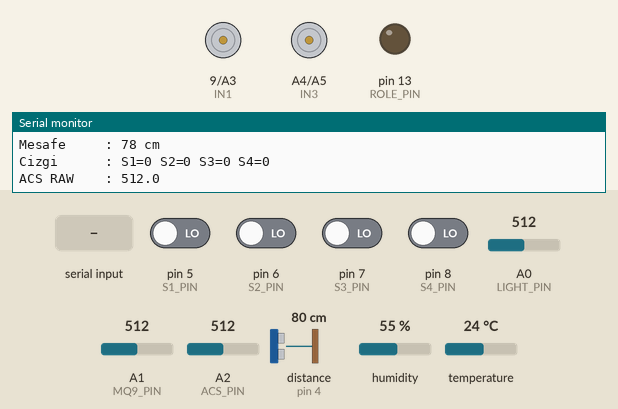
Bench run of a sketch on a simulated Arduino Uno, built with avr-gcc and run on an emulated ATmega328P. On the bench: motor-driver pin pairs drawn as motors (green arrow = first pin HIGH = forward, orange = second pin HIGH = backward, longer = more drive), output pins drawn as LEDs (lit = HIGH), the last lines printed to the serial monitor. Wiring (inferred from the names in the program): ultrasonic range finder: trigger pin 3; echo pin 4. The inputs (shaded band) are chosen by the test bench; at power-on: pin 5 (S1_PIN), pin 6 (S2_PIN), pin 7 (S3_PIN), pin 8 (S4_PIN) LOW, distance to the obstacle (sensor on pin 4) 80 cm, A0 (LIGHT_PIN) = 512, A1 (MQ9_PIN) = 512, A2 (ACS_PIN) = 512, humidity 55 %, temperature 24 °C. The echo pulse lasts 58.3 µs per cm; pins used as bus, display or sensor lines are not drawn.

Above: at 2.4 s.
2.5 s: "A\n" received over Serial
At 3.7 s:
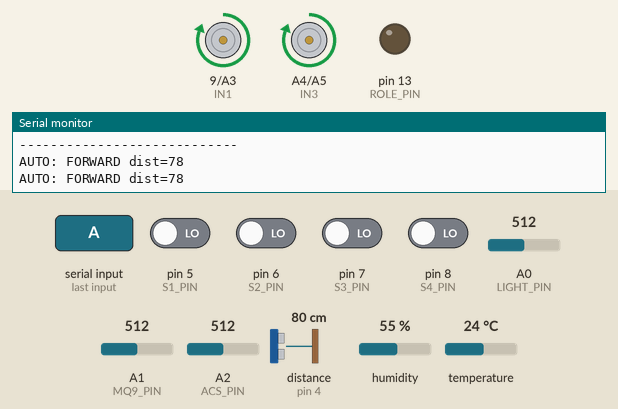
4.0 s: distance to the obstacle (sensor on pin 4) set to 23 cm
5.9 s: distance to the obstacle (sensor on pin 4) set to 18 cm
At 6.8 s:
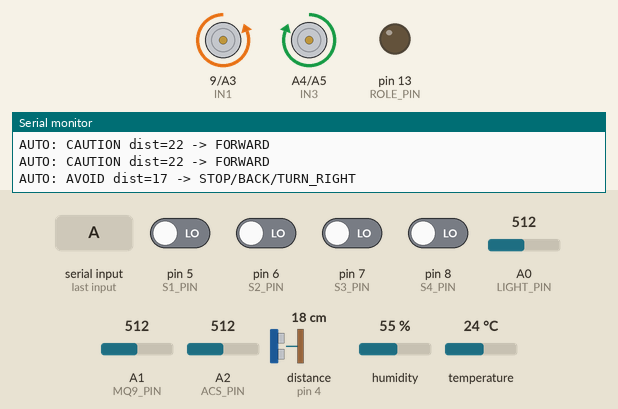
9.4 s: byte 82 ('R') received over Serial
16.4 s: "m\n" received over the second serial link
At 17.4 s:
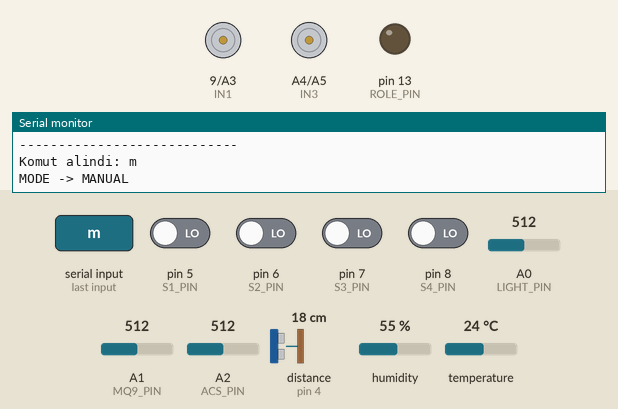
Timing chart, 0 to 19.4 s (numbered marks = the images above; inputs shaded):
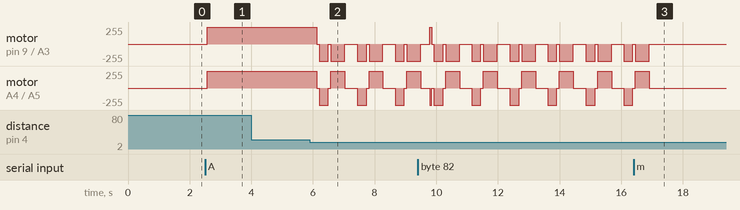

The sketch:

arduino_auto_mode_code.ino
```cpp
#include <DHT.h>
#include <SoftwareSerial.h>

// Sensör verisini terminale basalım mı?
// 1 = EVET (sürekli akar), 0 = HAYIR (sadece komut var)
#define ENABLE_SENSOR_STREAM 1

// ================= AUTO MODE AYARLARI =================
#define ENABLE_AUTO_DRIVE 1   // 0 = sadece karar yaz (motor sürme), 1 = motor sür

enum Mode { MANUAL, AUTO, PAUSE };
Mode mode = MANUAL;

const int  MIN_DIST_CM   = 20;   // Engel eşiği (cm)
const int  AUTO_TICK_MS  = 200;  // Auto karar periyodu (ms)
unsigned long lastAutoTick = 0;


/*
  PIN PLANI (GÜNCEL)
  ------------------

  DHT11 Isı & Nem Sensörü
    DATA -> D2

  Ultrasonik HC-SR04 (hareket / mesafe sensörü)
    TRIG -> D3
    ECHO -> D4
    VCC  -> 5V
    GND  -> GND

  4'lü Çizgi Sensörü
    S1   -> D5
    S2   -> D6
    S3   -> D7
    S4   -> D8
    VCC  -> 5V
    GND  -> GND

  Işık Sensörü (MH Sensor Series, 4 pin: AO, DO, GND, VCC)
    AO   -> A0
    DO   -> Kullanılmıyor
    VCC  -> 5V
    GND  -> GND

  MQ-9 Duman / Gaz Sensörü
    AO   -> A1
    VCC  -> 5V
    GND  -> GND

  ACS712 Akım Sensörü
    OUT  -> A2
    VCC  -> 5V
    GND  -> GND

  Bluetooth HC-05
    TX   -> D10  (Arduino RX)
    RX   -> D11  (Arduino TX) [gerekirse 1K dirençle]
    VCC  -> 5V
    GND  -> GND

  Röle + Buzzer
    Röle IN  -> D12
    Röle VCC -> 5V
    Röle GND -> GND

    Buzzer + -> Röle NO
    Buzzer - -> GND
    Röle COM -> 5V

  L298N Motor Sürücü
    IN1 -> D9   (Sağ motor)
    IN2 -> A3   (Sağ motor)
    IN3 -> A4   (Sol motor)
    IN4 -> A5   (Sol motor)

    OUT1-OUT2 -> Sağ motor uçları
    OUT3-OUT4 -> Sol motor uçları

    +12V -> Pil + (9-12V)
    GND  -> Pil GND
    Arduino GND -> Pil GND (ORTAK GND ŞART)
*/

// ================= DHT11 =================
#define DHTPIN 2
#define DHTTYPE DHT11
DHT dht(DHTPIN, DHTTYPE);

// ================= SENSOR PINLERI =================
const int TRIG_PIN   = 3;   // HC-SR04 TRIG
const int ECHO_PIN   = 4;   // HC-SR04 ECHO

const int S1_PIN     = 5;   // Çizgi sensörü
const int S2_PIN     = 6;
const int S3_PIN     = 7;
const int S4_PIN     = 8;

const int LIGHT_PIN  = A0;  // Işık sensörü AO
const int MQ9_PIN    = A1;  // Duman sensörü AO
const int ACS_PIN    = A2;  // ACS712 OUT

// ================= ROLE / DEBUG LED =================
const int ROLE_PIN   = 13;          // Röle
const int LED_DBG    = LED_BUILTIN; // D13 onboard LED

// ================= MOTOR PINLERI (L298N) =================
const int IN1 = 9;    // Sağ motor
const int IN2 = A3;   // Sağ motor
const int IN3 = A4;   // Sol motor
const int IN4 = A5;   // Sol motor

// ================= BLUETOOTH (HC-05) =================
const int BT_RX_PIN = 10; // Arduino RX  (HC-05 TX)
const int BT_TX_PIN = 11; // Arduino TX  (HC-05 RX)
SoftwareSerial BTSerial(BT_RX_PIN, BT_TX_PIN);

// ================= ACS712 ayarlari =================
const float ACS_OFFSET      = 2.5;
const float ACS_SENSITIVITY = 0.185;
const int   ACS_SAMPLES     = 30;

// ================= SENSOR PERIYODU =================
unsigned long lastSensorTime   = 0;
const unsigned long SENSOR_PERIOD = 1000;

// --------------------------------------------------------------------
// ORTAK CIKTI FONKSIYONU
// --------------------------------------------------------------------
void sendLine(const String &s) {
  Serial.println(s);
  BTSerial.println(s);
}

// --------------------------------------------------------------------
// AKIM OKUMA (ACS712)
// --------------------------------------------------------------------
float readCurrentACS712(float *rawOut) {
  long total = 0;
  for (int i = 0; i < ACS_SAMPLES; i++) {
    total += analogRead(ACS_PIN);
    delayMicroseconds(200);
  }

  float avg = (float)total / ACS_SAMPLES;
  if (rawOut != NULL) {
    *rawOut = avg;
  }

  float voltage = avg * (5.0 / 1023.0);
  float diff    = voltage - ACS_OFFSET;
  float current = diff / ACS_SENSITIVITY;
  if (current < 0) current = -current;

  return current;
}

// --------------------------------------------------------------------
// ULTRASONIK MESAFE OKUMA (HC-SR04) [cm olarak]
// --------------------------------------------------------------------
long readDistanceCm() {
  // TRIG'e kısa bir puls verelim
  digitalWrite(TRIG_PIN, LOW);
  delayMicroseconds(2);
  digitalWrite(TRIG_PIN, HIGH);
  delayMicroseconds(10);
  digitalWrite(TRIG_PIN, LOW);

  // ECHO'dan süreyi ölç
  long duration = pulseIn(ECHO_PIN, HIGH, 30000UL); // 30ms timeout

  if (duration == 0) {
    return -1; // ölçüm yok
  }

  long distance = duration * 0.034 / 2; // ses hızı yaklaşık 0.034 cm/us
  return distance;
}
// --------------------------------------------------------------------
// AUTO MODE TICK (Karar motoru)
// --------------------------------------------------------------------
void autoTick() {
  long d = readDistanceCm();

  if (d < 0) {
    sendLine("AUTO: NO_DISTANCE -> STOP");
#if ENABLE_AUTO_DRIVE
    stopMotors();
#endif
    return;
  }

  if (d > MIN_DIST_CM + 15) {
    sendLine("AUTO: FORWARD dist=" + String(d));
#if ENABLE_AUTO_DRIVE
    forward();
#endif
  } else if (d >= MIN_DIST_CM) {
    sendLine("AUTO: CAUTION dist=" + String(d) + " -> FORWARD");
#if ENABLE_AUTO_DRIVE
    forward();
#endif
  } else {
    sendLine("AUTO: AVOID dist=" + String(d) + " -> STOP/BACK/TURN_RIGHT");
#if ENABLE_AUTO_DRIVE
    stopMotors();
    delay(80);
    backward();
    delay(300);
    stopMotors();
    delay(80);
    turnRight();
    delay(450);   // 90 dereceyi sonra kalibre edeceğiz
    stopMotors();
#endif
  }
}
// --------------------------------------------------------------------
// MOTOR FONKSIYONLARI
// --------------------------------------------------------------------
void stopMotors() {
  digitalWrite(IN1, LOW);
  digitalWrite(IN2, LOW);
  digitalWrite(IN3, LOW);
  digitalWrite(IN4, LOW);
}

void forward() {
  digitalWrite(IN1, HIGH);
  digitalWrite(IN2, LOW);
  digitalWrite(IN3, HIGH);
  digitalWrite(IN4, LOW);
}

void backward() {
  digitalWrite(IN1, LOW);
  digitalWrite(IN2, HIGH);
  digitalWrite(IN3, LOW);
  digitalWrite(IN4, HIGH);
}

void turnLeft() {
  // Sağ motor ileri, sol motor geri
  digitalWrite(IN1, HIGH);
  digitalWrite(IN2, LOW);
  digitalWrite(IN3, LOW);
  digitalWrite(IN4, HIGH);
}

void turnRight() {
  // Sağ motor geri, sol motor ileri
  digitalWrite(IN1, LOW);
  digitalWrite(IN2, HIGH);
  digitalWrite(IN3, HIGH);
  digitalWrite(IN4, LOW);
}

// --------------------------------------------------------------------
// ALARM (RÖLE + BUZZER)
// --------------------------------------------------------------------
void alarmOn() {
  digitalWrite(ROLE_PIN, HIGH);
}

void alarmOff() {
  digitalWrite(ROLE_PIN, LOW);
}

// --------------------------------------------------------------------
// KOMUT ISLEME (Hem BT, hem PC buraya düşer)
// --------------------------------------------------------------------
void handleCommand(char c) {
  // Enter / newline vs. gelirse ignore
  if (c == '\r' || c == '\n') return;

  String info = "Komut alindi: ";
  info += c;
  sendLine(info);
    // ====== MODE KOMUTLARI ======
  if (c == 'A' || c == 'a') {
    mode = AUTO;
    sendLine("MODE -> AUTO");
    return;
  }
  if (c == 'M' || c == 'm') {
    mode = MANUAL;
    sendLine("MODE -> MANUAL");
    return;
  }
  if (c == 'P' || c == 'p') {
    mode = PAUSE;
    stopMotors();
    sendLine("MODE -> PAUSE (STOP)");
    return;
  }


  // Debug LED ping
  //digitalWrite(LED_DBG, HIGH);
  //delay(50);
  //digitalWrite(LED_DBG, LOW);

  switch (c) {
    case 'F':
    case 'f':
      forward();
      break;

    case 'B':
    case 'b':
      backward();
      break;

    case 'R':
    case 'r':
      turnLeft();
      break;

    case 'L':
    case 'l':
      turnRight();
      break;

    case 'S':
    case 's':
      stopMotors();
      break;

    case 'Q':
    case 'q':
      alarmOn();
      break;

    case 'H':
    case 'h':
      alarmOff();
      break;

    default:
      sendLine("Bilinmeyen komut.");
      break;
  }
}

// --------------------------------------------------------------------
// SENSORLERI OKU VE YOLLA
// --------------------------------------------------------------------
void readAndSendSensors() {
#if ENABLE_SENSOR_STREAM
  // DHT11
  float temperature = dht.readTemperature();
  float humidity    = dht.readHumidity();
  if (isnan(temperature)) temperature = -1;
  if (isnan(humidity))    humidity = -1;

  // Işık
  int lightRaw = analogRead(LIGHT_PIN);

  // Duman / Gaz (MQ-9)
  int mq9Raw   = analogRead(MQ9_PIN);

  // Ultrasonik mesafe
  long distance = readDistanceCm();

  // Çizgi sensörleri
  int s1 = digitalRead(S1_PIN);
  int s2 = digitalRead(S2_PIN);
  int s3 = digitalRead(S3_PIN);
  int s4 = digitalRead(S4_PIN);

  // Akım
  float acsRaw;
  float current = readCurrentACS712(&acsRaw);

  sendLine("===== SENSOR VERILERI =====");
  sendLine("Sicaklik   : " + String(temperature, 1) + " C");
  sendLine("Nem        : " + String(humidity, 1)    + " %");
  sendLine("Isik (A0)  : " + String(lightRaw));
  sendLine("Gaz (MQ9)  : " + String(mq9Raw));

  if (distance >= 0) {
    sendLine("Mesafe     : " + String(distance) + " cm");
  } else {
    sendLine("Mesafe     : OLÇÜM YOK");
  }

  String lineStr = "Cizgi      : S1=" + String(s1) +
                   " S2=" + String(s2) +
                   " S3=" + String(s3) +
                   " S4=" + String(s4);
  sendLine(lineStr);

  sendLine("ACS RAW    : " + String(acsRaw, 1));
  sendLine("Akim       : " + String(current, 3) + " A");
  sendLine("----------------------------");
  sendLine("");
#endif
}

// --------------------------------------------------------------------
// SETUP
// --------------------------------------------------------------------
void setup() {
  pinMode(LED_DBG, OUTPUT);
  digitalWrite(LED_DBG, LOW);

  Serial.begin(9600);
  BTSerial.begin(9600);
  dht.begin();

  // Ultrasonik
  pinMode(TRIG_PIN, OUTPUT);
  pinMode(ECHO_PIN, INPUT);

  // Çizgi sensörleri
  pinMode(S1_PIN, INPUT);
  pinMode(S2_PIN, INPUT);
  pinMode(S3_PIN, INPUT);
  pinMode(S4_PIN, INPUT);

  // Röle
  pinMode(ROLE_PIN, OUTPUT);
  alarmOff();

  // Motor pinleri
  pinMode(IN1, OUTPUT);
  pinMode(IN2, OUTPUT);
  pinMode(IN3, OUTPUT);
  pinMode(IN4, OUTPUT);
  stopMotors();

  delay(1000);
  sendLine("FINAL ARABA SISTEMI BASLADI (YENI PIN PLANI)");
  sendLine("Komutlar (PC veya Bluetooth):");
  sendLine("F,B,L,R,S  -> Hareket");
  sendLine("H          -> Alarm ON");
  sendLine("Q          -> Alarm OFF");
  sendLine("---------------------------------------------");
}

// --------------------------------------------------------------------
// LOOP
// --------------------------------------------------------------------
void loop() {
  unsigned long now = millis();

  // 1) Sensör verileri
  if (ENABLE_SENSOR_STREAM) {
    if (now - lastSensorTime >= SENSOR_PERIOD) {
      readAndSendSensors();
      lastSensorTime = now;
    }
  }

  // 2) Bluetooth'tan gelen komutlar
  if (BTSerial.available()) {
    char c = BTSerial.read();
    handleCommand(c);
  }

  // 3) PC (USB - Tera Term) üzerinden gelen komutlar
  if (Serial.available()) {
    char c = Serial.read();
    handleCommand(c);
  }
    // 4) AUTO MODE çalıştırma
  if (mode == AUTO) {
    unsigned long now2 = millis();
    if (now2 - lastAutoTick >= AUTO_TICK_MS) {
      autoTick();
      lastAutoTick = now2;
    }
  } else if (mode == PAUSE) {
    // Güvenlik: sürekli stop
    stopMotors();
  }

}
```

Measured:
- the behaviour switches between 21 and 20 cm on distance to the obstacle (sensor on pin 4) (found by bisection; images 1 and 2)
- after the input at 2.5 s, motor on pin 9 (IN1) / A3 (IN2), motor on A4 (IN3) / A5 (IN4): stopped → forward 255/255 after 0.06 s
- after the input at 16.4 s, motor on pin 9 (IN1) / A3 (IN2), motor on A4 (IN3) / A5 (IN4): goes on until 16.9 s, then stays stopped
